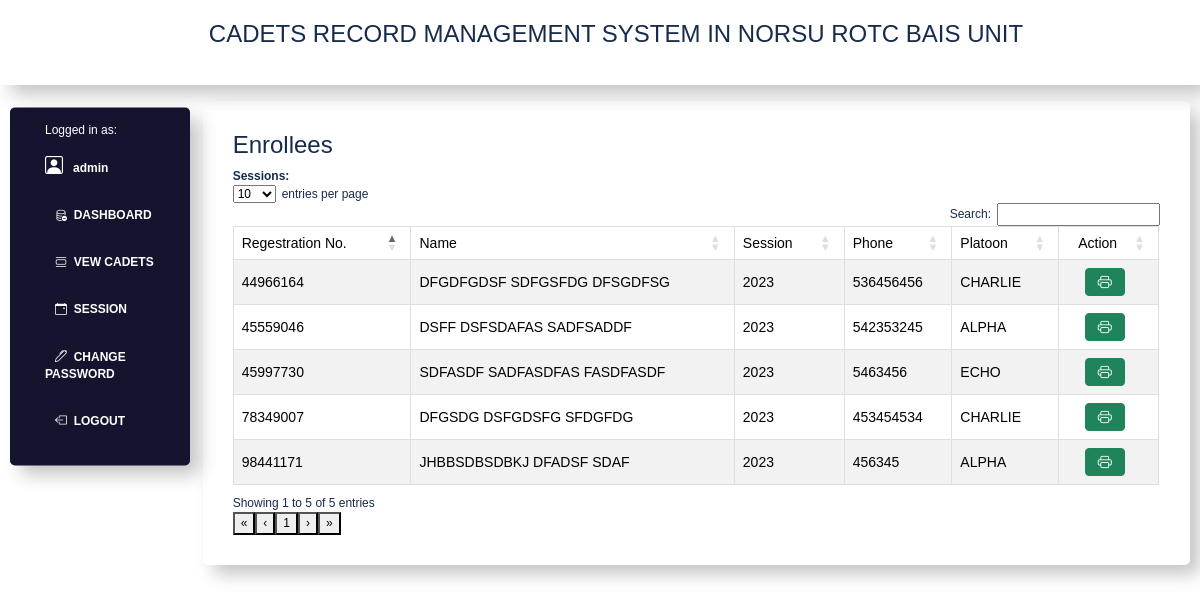
The page /officer/enrollees.php (signed in) on the database its author committed.
### tables this page shows
CREATE TABLE IF NOT EXISTS `student_info` (
  `id` int NOT NULL AUTO_INCREMENT,
  `comp` varchar(100) DEFAULT NULL,
  `sessionid` int DEFAULT NULL,
  `session` varchar(100) NOT NULL,
  `course` varchar(100) DEFAULT NULL,
  `major` varchar(100) DEFAULT NULL,
  `semester` varchar(100) DEFAULT NULL,
  `fname` varchar(100) DEFAULT NULL,
  `mi` varchar(10) DEFAULT NULL,
  `lname` varchar(100) DEFAULT NULL,
  `gender` varchar(20) DEFAULT NULL,
  `pbirth` varchar(100) DEFAULT NULL,
  `dob` date DEFAULT NULL,
  `btype` varchar(10) DEFAULT NULL,
  `religion` varchar(50) DEFAULT NULL,
  `region` varchar(100) DEFAULT NULL,
  `civil` varchar(50) DEFAULT NULL,
  `phone` varchar(20) DEFAULT NULL,
  `address` varchar(255) DEFAULT NULL,
  `father` varchar(100) DEFAULT NULL,
  `f_occupation` varchar(100) DEFAULT NULL,
  `mother` varchar(100) DEFAULT NULL,
  `m_occupation` varchar(100) DEFAULT NULL,
  `rotc_grade` varchar(10) DEFAULT NULL,
  `person_name` varchar(100) DEFAULT NULL,
  `person_relationship` varchar(100) DEFAULT NULL,
  `person_add` varchar(255) DEFAULT NULL,
  `person_phone` varchar(20) DEFAULT NULL,
  `date_enrolled` date NOT NULL,
  `reg_no` int NOT NULL,
  `status` varchar(100) DEFAULT NULL,
  PRIMARY KEY (`id`)
);

CREATE TABLE IF NOT EXISTS `session` (
  `sid` int NOT NULL AUTO_INCREMENT,
  `session` varchar(50) NOT NULL,
  `postingdate` date NOT NULL,
  `status` int NOT NULL,
  PRIMARY KEY (`sid`)
);

### officer/enrollees.php (the view, shortened to what this page needs)
<?php session_start();
include('../includes/dbconnection.php');
if (strlen($_SESSION['aid'] == 0)) {
	header('location: ../logout.php');
} else {
    if (isset($_GET["session"])) {
        $session = $_GET["session"];
        $getData = mysqli_query($con, "SELECT * FROM student_info WHERE session = '$session'");
    } else {
        $getData = mysqli_query($con, "SELECT * FROM student_info INNER JOIN session ON student_info.sessionid = session.sid ORDER BY comp");
    }
?>
    <?php include('header.php') ?>
    <div class="container-div">
        <div class="navigation">
            <?php include('admin-header.php') ?>
        </div>
        <div class="side-panel">
            <?php include('leftbar.php') ?>
        </div>
        <div class="right-panel">
            <div class="row">
                <div class="col-lg-12">
                    <h4>Enrollees</h4>
                </div>
            </div>
            <div class="row">
                <div class="col-lg-12">
                    <div class="panel panel-default">
                        <div class="panel-heading">
                            <b>Sessions:&nbsp;&nbsp;</b>
                        </div>
                        <div class="panel-body">
                            <div class="form-group">
                                <table class="table table-striped table-bordered table-hover" id="tableNew">
                                    <thead>
                                        <tr>
                                            <th>Regestration No.</th>
                                            <th>Name</th>
                                            <th>Session</th>
                                            <th>Phone</th>
                                            <th>Platoon</th>
                                            <th style="text-align:center">Action</th>
                                        </tr>
                                    </thead>
                                    <tbody>
                                        <?php while ($res = mysqli_fetch_array($getData)) { ?>
                                            <tr class="odd gradeX">
                                                <td><?php echo htmlentities(strtoupper($res['reg_no'])); ?></td>
                                                <td><?php echo htmlentities(strtoupper($res['fname'] . " " . $res['mi'] . " " . $res['lname'])); ?></td>
                                                <td><?php echo htmlentities(strtoupper($res['session'])); ?></td>
                                                <td><?php echo htmlentities($res['phone']); ?></td>
                                                <td><?php echo htmlentities(strtoupper($res['comp'])); ?></td>
                                                <td width="100" style="text-align:center">
                                                    <a href="print.php?id=<?php echo htmlentities($res['id']); ?>" class="btn btn-success btn-xs"><i class="bi bi-printer"></i></a> &nbsp;
                                                </td>
                                            </tr>
                                        <?php } ?>
                                    </tbody>
                                </table>
                            </div>
                        </div>
                    </div>
                </div>
            </div>
        </div>
    </div>
    </body>
    </html>
<?php } ?>

### officer/style.css (style rules this page uses)
* { font-family: sans-serif; }
.container-div { display: grid; grid-template-columns: repeat(12, 1fr); font-size: 12px; gap: 1rem; }
.side-panel { background-color: rgb(21, 20, 47); color: white; padding-left: 30px; grid-column: 1/3; height: auto; width: 15%; border-radius: 5px; box-shadow: 10px 10px 18px -1px rgba(0, 0, 0, 0.24); margin-left: 10px; position: fixed; transform: translatey(30%); padding-bottom: 20px; }
.navigation { background-color: rgb(255, 255, 255); grid-column: 1/13; text-align: center; position: sticky; top: 0; height: auto; padding: 20px; box-shadow: 10px 10px 18px -1px rgba(0, 0, 0, 0.24); z-index: 10; }
.right-panel { height: auto; padding: 30px; background-color: rgb(255, 255, 255); grid-column: 3/13; border-radius: 5px; box-shadow: 10px 10px 18px -1px rgba(0, 0, 0, 0.24); margin-bottom: 20px; margin-right: 10px; }
table.dataTable th.dt-type-numeric, table.dataTable th.dt-type-date, table.dataTable td.dt-type-numeric, table.dataTable td.dt-type-date { text-align: left !important; }

### assets/dataTables.css (style rules this page uses)
:root { --dt-row-selected: 13, 110, 253; --dt-row-selected-text: 255, 255, 255; --dt-row-selected-link: 9, 10, 11; --dt-row-stripe: 0, 0, 0; --dt-row-hover: 0, 0, 0; --dt-column-ordering: 0, 0, 0; --dt-html-background: white; }
table.dataTable thead>tr>th.dt-orderable-asc, table.dataTable thead>tr>th.dt-orderable-desc, table.dataTable thead>tr>th.dt-ordering-asc, table.dataTable thead>tr>th.dt-ordering-desc, table.dataTable thead>tr>td.dt-orderable-asc, table.dataTable thead>tr>td.dt-orderable-desc, table.dataTable thead>tr>td.dt-ordering-asc, table.dataTable thead>tr>td.dt-ordering-desc { position: relative; padding-right: 30px; }
table.dataTable thead>tr>th.dt-orderable-asc, table.dataTable thead>tr>th.dt-orderable-desc, table.dataTable thead>tr>td.dt-orderable-asc, table.dataTable thead>tr>td.dt-orderable-desc { cursor: pointer; }
table.dataTable th, table.dataTable td { box-sizing: border-box; }
table.dataTable th.dt-type-numeric, table.dataTable th.dt-type-date, table.dataTable td.dt-type-numeric, table.dataTable td.dt-type-date { text-align: right; }
table.dataTable thead th, table.dataTable thead td, table.dataTable tfoot th, table.dataTable tfoot td { text-align: left; }
table.table.dataTable { clear: both; margin-bottom: 0; max-width: none; border-spacing: 0; }
table.table.dataTable.table-striped>tbody>tr:nth-of-type(2n+1)>* { box-shadow: none; }
table.table.dataTable> :not(caption)>*>* { background-color: transparent; }
table.table.dataTable>tbody>tr { background-color: transparent; }
table.table.dataTable.table-striped>tbody>tr:nth-of-type(2n+1)>* { box-shadow: inset 0 0 0 9999px rgba(var(--dt-row-stripe), 0.05); }

### rows shown on the page
student_info: reg_no "45559046", fname+mi+lname "DSFF DSFSDAFAS SADFSADDF", sessionid.session "2023", phone "542353245", comp "ALPHA"
student_info: reg_no "98441171", fname+mi+lname "JHBBSDBSDBKJ DFADSF SDAF", sessionid.session "2023", phone "456345", comp "ALPHA"
student_info: reg_no "44966164", fname+mi+lname "DFGDFGDSF SDFGSFDG DFSGDFSG", sessionid.session "2023", phone "536456456", comp "CHARLIE"
student_info: reg_no "78349007", fname+mi+lname "DFGSDG DSFGDSFG SFDGFDG", sessionid.session "2023", phone "453454534", comp "CHARLIE"
student_info: reg_no "45997730", fname+mi+lname "SDFASDF SADFASDFAS FASDFASDF", sessionid.session "2023", phone "5463456", comp "ECHO"

### other values the page prints
$_SESSION['login'] "admin"
